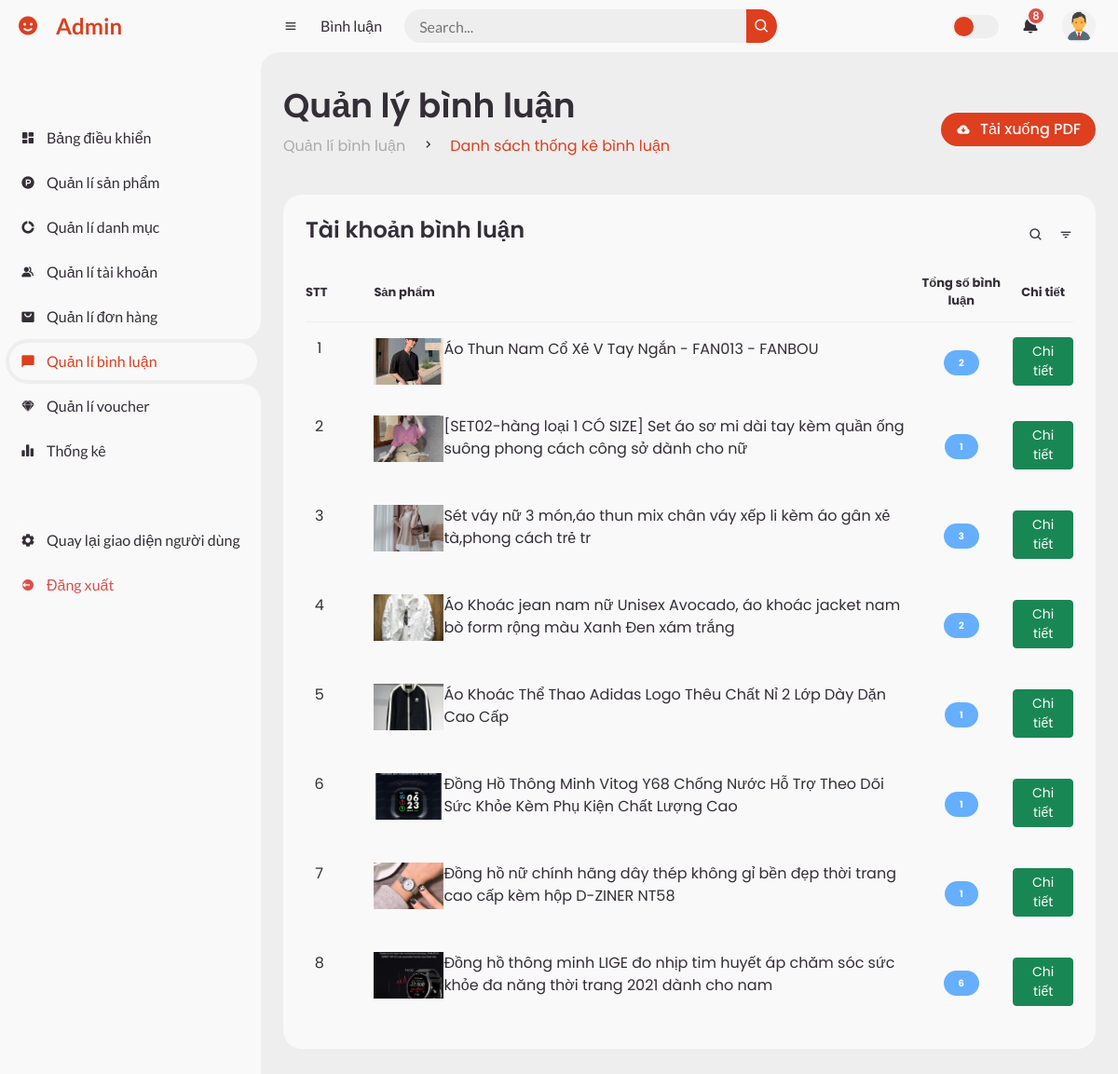
The app's page /admin/index.php?action=listComment_statistical (signed in) with its own data.
### tables this page shows
CREATE TABLE `users` (
  `user_id` int(11) NOT NULL,
  `first_name` varchar(100) NOT NULL,
  `last_name` varchar(100) NOT NULL,
  `email` varchar(100) NOT NULL,
  `user_image` varchar(255) DEFAULT NULL,
  `password` varchar(100) NOT NULL,
  `phone` varchar(100) DEFAULT NULL,
  `date` date NOT NULL,
  `address` varchar(255) DEFAULT NULL,
  `gender` varchar(10) NOT NULL,
  `role` int(11) NOT NULL DEFAULT 0
);

CREATE TABLE `products` (
  `product_id` int(11) NOT NULL,
  `product_name` varchar(100) NOT NULL,
  `price` double(10,2) NOT NULL,
  `sale` double(10,2) DEFAULT NULL,
  `images` text DEFAULT NULL,
  `search_count` int(11) NOT NULL DEFAULT 0,
  `product_gender` varchar(20) DEFAULT NULL,
  `description` text NOT NULL,
  `create_at` timestamp NOT NULL DEFAULT current_timestamp(),
  `category_id` int(11) NOT NULL
);

### models/PDO_admin.php (called while the page is built, shortened)
<?php
$conn = null;
try {
    $conn = new PDO('mysql:host=localhost;dbname=vanh-store', 'root', '', [
        PDO::ATTR_ERRMODE => PDO::ERRMODE_EXCEPTION,
        PDO::ATTR_DEFAULT_FETCH_MODE => PDO::FETCH_ASSOC
    ]);
} catch (PDOException $e) {
    echo 'Kết nối thất bại ' . $e->getMessage() . '<br>';
}
function getDataBy($table, $data)
{
    if($data==[]){
        $data=1;
    }else{
        foreach ($data as $key => $value) {
            $data[$key] = $key . "='" . $value . "'";
        }
    }
    $data = implode(" AND ", $data);
    $sql = "SELECT * FROM ${table} WHERE ${data}";
    return query($sql)->fetch();
}
function query($sql)
{
    global $conn;
    $stmt = $conn->prepare($sql);
    $stmt->execute();
    return $stmt;
}

### models/adminModel/commentModel.php (called while the page is built, shortened)
<?php
function listComment_statistical(){
    $sql="SELECT products.product_id,products.images,products.product_name,COUNT(content) AS count_comment
    FROM products
    JOIN comments
    ON comments.product_id=products.product_id
    GROUP BY products.product_id";
    return query($sql)->fetchAll();
}

### admin/comment/listComment_statistical.php (the view, shortened to what this page needs)
<section id="content">
    <nav>
        <i class='bx bx-menu'></i>
        <a href="#" class="nav-link">Bình luận</a>
        <form action="#">
            <div class="form-input">
                <input type="search" placeholder="Search...">
                <button type="submit" class="search-btn"><i class='bx bx-search'></i></button>
            </div>
        </form>
        <label for="switch-mode" class="switch-mode"></label>
        <a href="#" class="notification">
            <i class='bx bxs-bell'></i>
            <span class="num">8</span>
        </a>
        <a href="#" class="profile">
            <img src="../public/upload/image/user/<?= $user['user_image'] ?>">
        </a>
    </nav>
    <main>
        <div class="head-title">
            <div class="left">
                <h1>Quản lý bình luận</h1>
                <ul class="breadcrumb">
                    <li>
                        <a href="#">Quản lí bình luận</a>
                    </li>
                    <li><i class='bx bx-chevron-right'></i></li>
                    <li>
                        <a class="active" href="#">Danh sách thống kê bình luận</a>
                    </li>
                </ul>
            </div>
            <a href="#" class="btn-download">
                <i class='bx bxs-cloud-download'></i>
                <span class="text">Tải xuống PDF</span>
            </a>
        </div>
        <div class="table-data">
            <div class="order">
                <div class="head">
                    <h3>Tài khoản bình luận</h3>
                    <i class='bx bx-search'></i>
                    <i class='bx bx-filter'></i>
                </div>
                <table>
                    <thead>
                    <tr class="tr_th">
                        <th>STT</th>
                        <th style="text-align: left!important; padding-left: 50px">Sản phẩm</th>
                        <th>Tổng số bình luận</th>
                        <th>Chi tiết</th>
                    </tr>
                    </thead>
                    <tbody>
                    <?php $count=1;
                    foreach ($listComment_statistical as $list):?>
                    <tr class="tr_td">
                        <td><?= $count++?></td>
                        <td>
                            <div align="left" style="padding-left: 50px; display: flex" class="pro">
                                <img style="border-radius: unset; width: 75px; height: 50px" src="../public/upload/image/product/<?=explode(',',$list['images'])[0]?>" alt="">
                                <p style="width: 500px;"><?=$list['product_name']?></p>
                            </div>
                        </td>
                        <td><span class="status completed"><?=$list['count_comment']?></span></td>
                        <td><a class="btn btn-success btn-sm" href="index.php?action=listComment&product_id=<?=$list['product_id']?>">Chi tiết</a></td>
                    </tr>
                    <?php endforeach;?>
                    </tbody>
                </table>
            </div>
        </div>
    </main>
</section>

### public/css/adminDetail.css (style rules this page uses)
:root { --nc-cl-hd: #cc3b1e; --nc-cl-hd2-dost: #dd3f1f; --nc-bg-bd: #ee4d2d; }
#content nav form .form-input button { background-color: var(--nc-cl-hd2-dost); }
#content nav .switch-mode::before { background-color: var(--nc-cl-hd2-dost); }
#content main .head-title .left .breadcrumb li a.active { color: var(--nc-cl-hd2-dost) !important; }
#content main .head-title .btn-download { background-color: var(--nc-cl-hd2-dost); }
.tr_th th { text-align: center !important; }
.tr_td td { text-align: center !important; }
#content main .table-data .order table tr td:first-child { display: block; align-items: center; grid-gap: 12px; padding-left: 6px; }

### records on screen
users: user_image (picture)
products: shows a picture, product_name "Áo Thun Nam Cổ Xẻ V Tay Ngắn - FAN013 - FANBOU", count_comment "2"
products: shows a picture, product_name "[SET02-hàng loại 1 CÓ SIZE] Set áo sơ mi dài tay kèm quần ống suông phong cách công sở dành cho nữ", count_comment "1"
products: shows a picture, product_name "Sét váy nữ 3 món,áo thun mix chân váy xếp li kèm áo gân xẻ tà,phong cách trẻ tr", count_comment "3"
products: shows a picture, product_name "Áo Khoác jean nam nữ Unisex Avocado, áo khoác jacket nam bò form rộng màu Xanh Đen xám trắng", count_comment "2"
products: images (picture), product_name "Áo Khoác Thể Thao Adidas Logo Thêu Chất Nỉ 2 Lớp Dày Dặn Cao Cấp", count_comment "1"
products: shows a picture, product_name "Đồng Hồ Thông Minh Vitog Y68 Chống Nước Hỗ Trợ Theo Dõi Sức Khỏe Kèm Phụ Kiện Chất Lượng Cao", count_comment "1"
products: shows a picture, product_name "Đồng hồ nữ chính hãng dây thép không gỉ bền đẹp thời trang cao cấp kèm hộp D-ZINER NT58", count_comment "1"
products: shows a picture, product_name "Đồng hồ thông minh LIGE đo nhịp tim huyết áp chăm sóc sức khỏe đa năng thời trang 2021 dành cho nam", count_comment "6"
